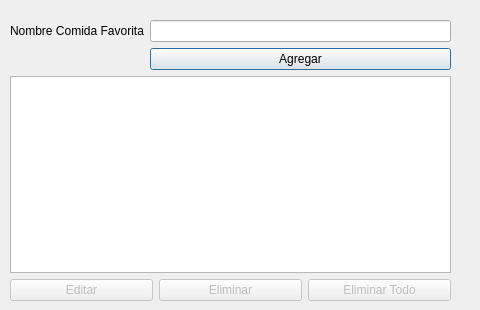
<?xml version="1.0" encoding="UTF-8"?>
<ui version="4.0">
 <class>ComidasFavoritasEditor</class>
 <widget class="QDialog" name="ComidasFavoritasEditor">
  <property name="geometry">
   <rect>
    <x>0</x>
    <y>0</y>
    <width>480</width>
    <height>310</height>
   </rect>
  </property>
  <property name="minimumSize">
   <size>
    <width>480</width>
    <height>310</height>
   </size>
  </property>
  <property name="maximumSize">
   <size>
    <width>480</width>
    <height>310</height>
   </size>
  </property>
  <property name="windowTitle">
   <string>Editor Comidas Favoritas</string>
  </property>
  <widget class="QWidget" name="verticalLayoutWidget">
   <property name="geometry">
    <rect>
     <x>0</x>
     <y>10</y>
     <width>461</width>
     <height>291</height>
    </rect>
   </property>
   <layout class="QVBoxLayout" name="lay_ver_principal">
    <property name="leftMargin">
     <number>10</number>
    </property>
    <property name="topMargin">
     <number>10</number>
    </property>
    <property name="rightMargin">
     <number>10</number>
    </property>
    <item>
     <layout class="QFormLayout" name="lay_frm_captura_datos">
      <item row="0" column="0">
       <widget class="QLabel" name="lbl_nombre_comida_favorita">
        <property name="text">
         <string>Nombre Comida Favorita</string>
        </property>
       </widget>
      </item>
      <item row="0" column="1">
       <widget class="QLineEdit" name="txt_nombre_comida_favorita"/>
      </item>
      <item row="1" column="1">
       <widget class="QPushButton" name="btn_agregar">
        <property name="text">
         <string>Agregar</string>
        </property>
       </widget>
      </item>
     </layout>
    </item>
    <item>
     <widget class="QListWidget" name="lst_comidas_favoritas">
      <property name="maximumSize">
       <size>
        <width>480</width>
        <height>310</height>
       </size>
      </property>
     </widget>
    </item>
    <item>
     <layout class="QHBoxLayout" name="lay_hor_operaciones">
      <item>
       <widget class="QPushButton" name="btn_editar">
        <property name="enabled">
         <bool>false</bool>
        </property>
        <property name="text">
         <string>Editar</string>
        </property>
       </widget>
      </item>
      <item>
       <widget class="QPushButton" name="btn_eliminar">
        <property name="enabled">
         <bool>false</bool>
        </property>
        <property name="text">
         <string>Eliminar</string>
        </property>
       </widget>
      </item>
      <item>
       <widget class="QPushButton" name="btn_eliminar_todos">
        <property name="enabled">
         <bool>false</bool>
        </property>
        <property name="text">
         <string>Eliminar Todo</string>
        </property>
       </widget>
      </item>
     </layout>
    </item>
   </layout>
  </widget>
 </widget>
 <resources/>
 <connections/>
</ui>
